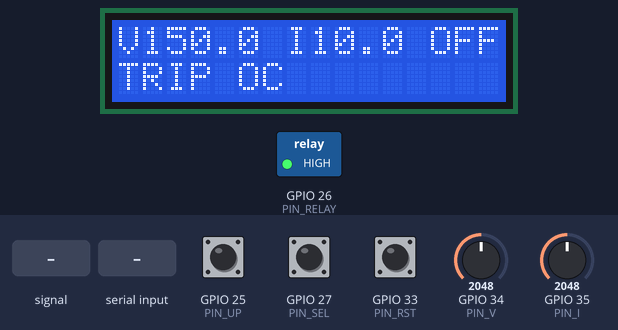
Simulated run of this sketch. Board: ESP32. Shown: 16×2 character LCD, switched loads named in the sketch (green lamp = pin HIGH). Inputs (shaded band) come from the test bench; at power-on: GPIO 34 (PIN_V) = 2048, GPIO 35 (PIN_I) = 2048, GPIO 25 (PIN_UP) HIGH, GPIO 27 (PIN_SEL) HIGH, GPIO 33 (PIN_RST) HIGH (analog values on the 0–4095 scale). EEPROM starts erased; what the sketch prints to the serial monitor is not drawn.

Above: at 2.0 s.
2.1 s: GPIO 34 (PIN_V) fed a 200 Hz sine of ±327 counts around its level
At 2.6 s:
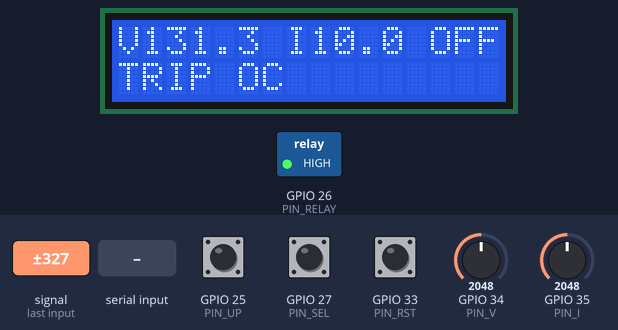
3.8 s: GPIO 34 (PIN_V) set to 2866
At 5.0 s:
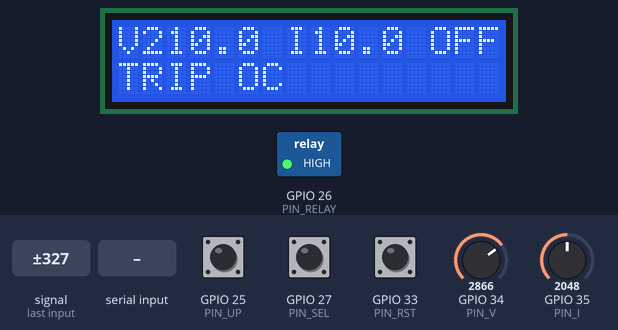
5.4 s: GPIO 35 (PIN_I) set to 2866
At 6.3 s:
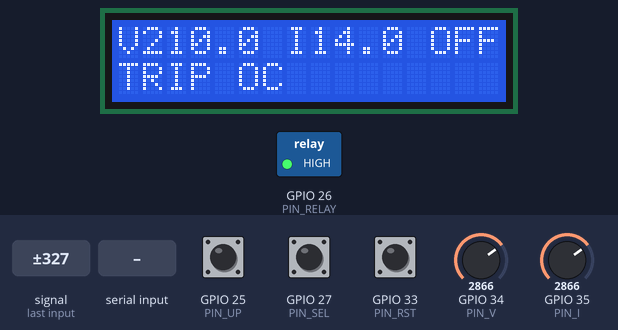
7.0 s: GPIO 35 (PIN_I) fed a 200 Hz sine of ±327 counts around its level
At 7.43 s:
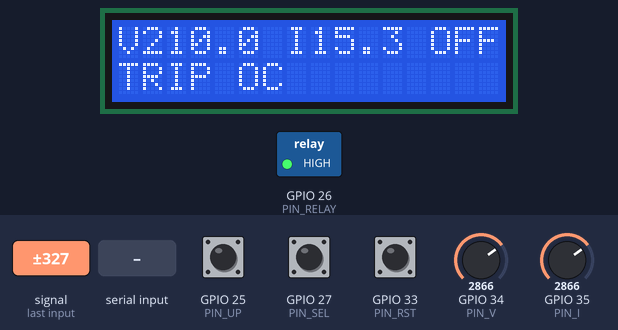
8.6 s: "GET\n" received over Serial
At 8.84 s:
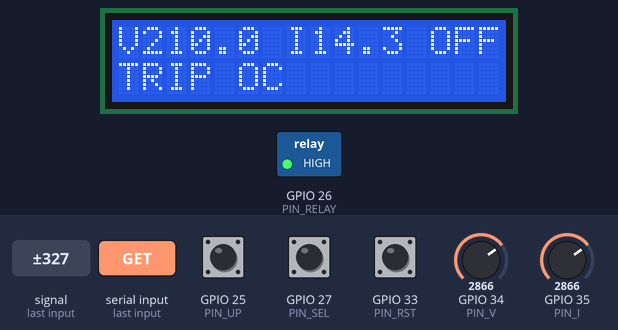
10.2 s: GPIO 25 (PIN_UP) pulled LOW for 0.15 s
At 10.66 s:
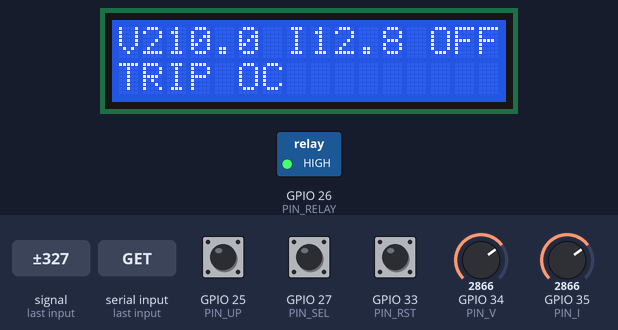
Timing chart, 0 to 11.9 s (numbered marks = the images above; inputs shaded):
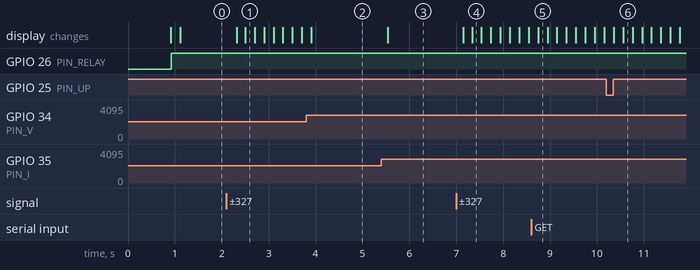

The sketch:

sketch.ino
```cpp
/*
 * Microcontroller-based Voltage Protector - ESP32 (Arduino core)
 * Measures V and I, opens a relay on over-voltage / over-current, reports to a PC over USB serial,
 * and allows settings changes from the device (3 buttons + 16x2 LCD) or from a PC (serial commands).
 *
 * SAFETY: built/tested with LOW-VOLTAGE STAND-INS ONLY (potentiometers emulate sensor outputs).
 * Do not connect this prototype to mains.
 *
 * Wiring (see schematics/):
 *   GPIO34 <- voltage sensor output (pot in simulation; ZMPT101B in the real product)
 *   GPIO35 <- current sensor output (pot in simulation; ACS712 in the real product)
 *   GPIO26 -> relay IN (active-LOW module: LOW = coil energised = load connected)
 *   GPIO27 <- SELECT button, GPIO25 <- UP button, GPIO33 <- RESET button (to GND, internal pull-ups)
 *   GPIO21/22 = I2C SDA/SCL -> LCD1602 (0x27)
 */
#include <Wire.h>
#include <LiquidCrystal_I2C.h>
#include <Preferences.h>
#include <strings.h>
#include "protector_core.h"

#define SIM_DC_INPUT 1        // 1 = sensor pins carry a DC level representing the RMS value (pots)
                              // 0 = real AC sensors: sample ~1 mains cycle, compute RMS about the mid-point
#define PIN_V      34
#define PIN_I      35
#define PIN_RELAY  26
#define PIN_SEL    27
#define PIN_UP     25
#define PIN_RST    33
#define RELAY_ACTIVE_LOW 1

// Scaling: ADC full-scale (3.3 V, 12-bit) -> engineering units. Calibrate on the real sensors.
static const float V_FULL_SCALE = 300.0f;  // 0..300 V RMS
static const float I_FULL_SCALE = 20.0f;   // 0..20 A RMS

LiquidCrystal_I2C lcd(0x27, 16, 2);
Preferences prefs;
Protector prot;
float vRms = 0, iRms = 0;
bool streaming = true;
uint8_t editIdx = 0;                       // 0=OV 1=OC 2=DELAY 3=AUTO

static float readRms(int pin, float fullScale) {
#if SIM_DC_INPUT
  uint32_t acc = 0;
  for (int k = 0; k < 8; k++) acc += analogRead(pin);
  return (acc / 8.0f) / 4095.0f * fullScale;
#else
  const int N = 200;                       // ~1 cycle @50 Hz at ~100 us per sample
  static uint16_t buf[200];
  double mean = 0, sq = 0;
  for (int k = 0; k < N; k++) { buf[k] = analogRead(pin); mean += buf[k]; delayMicroseconds(100); }
  mean /= N;
  for (int k = 0; k < N; k++) { double d = buf[k] - mean; sq += d * d; }
  float counts = sqrt(sq / N);
  return counts / (2048.0f / 1.41421356f) * fullScale;  // full-swing sine = fullScale RMS (calibrate per sensor)
#endif
}

static void setRelay(bool on) {
  digitalWrite(PIN_RELAY, (on ^ RELAY_ACTIVE_LOW) ? HIGH : LOW);
}

static void saveSettings() {
  prefs.putFloat("ov", prot.s.ovV);   prefs.putFloat("oc", prot.s.ocA);
  prefs.putUShort("dly", prot.s.tripDelayMs);
  prefs.putBool("auto", prot.s.autoRecover); prefs.putUShort("rec", prot.s.recoverMs);
}
static void loadSettings() {
  prot.s.ovV = prefs.getFloat("ov", 250); prot.s.ocA = prefs.getFloat("oc", 10);
  prot.s.tripDelayMs = prefs.getUShort("dly", 20);
  prot.s.autoRecover = prefs.getBool("auto", false); prot.s.recoverMs = prefs.getUShort("rec", 5000);
}

static void handleButtons(uint32_t now) {
  static bool lastSel = true, lastUp = true, lastRst = true;
  static uint32_t lastEdge = 0;
  bool sel = digitalRead(PIN_SEL), up = digitalRead(PIN_UP), rst = digitalRead(PIN_RST);
  if (now - lastEdge > 200) {
    if (!sel && lastSel) { editIdx = (editIdx + 1) % 4; lastEdge = now; }
    if (!up && lastUp) {
      switch (editIdx) {
        case 0: prot.s.ovV = (prot.s.ovV >= 290) ? 200 : prot.s.ovV + 10; break;
        case 1: prot.s.ocA = (prot.s.ocA >= 20) ? 2 : prot.s.ocA + 1; break;
        case 2: prot.s.tripDelayMs = (prot.s.tripDelayMs >= 200) ? 0 : prot.s.tripDelayMs + 20; break;
        case 3: prot.s.autoRecover = !prot.s.autoRecover; break;
      }
      saveSettings(); lastEdge = now;
    }
    if (!rst && lastRst) { prot.requestReset(vRms, iRms); lastEdge = now; }
  }
  lastSel = sel; lastUp = up; lastRst = rst;
}

static void drawLcd() {
  char l1[24], l2[24];
  snprintf(l1, sizeof(l1), "V%5.1f I%4.1f %s", vRms, iRms, prot.relayOn ? "ON " : "OFF");
  if (prot.state == PS_TRIPPED)
    snprintf(l2, sizeof(l2), "TRIP %s%s      ", (prot.fault & FAULT_OV) ? "OV " : "", (prot.fault & FAULT_OC) ? "OC" : "");
  else {
    const char* names[] = {"OV", "OC", "DLY", "AUT"};
    float val = editIdx == 0 ? prot.s.ovV : editIdx == 1 ? prot.s.ocA : editIdx == 2 ? prot.s.tripDelayMs : prot.s.autoRecover;
    snprintf(l2, sizeof(l2), "SET %s=%-6.1f   ", names[editIdx], val);
  }
  l1[16] = 0; l2[16] = 0;
  lcd.setCursor(0, 0); lcd.print(l1); lcd.setCursor(0, 1); lcd.print(l2);
}

static void handleSerial(float v, float i) {
  static char line[64]; static uint8_t n = 0;
  while (Serial.available()) {
    char c = Serial.read();
    if (c == '\r') continue;
    if (c != '\n') { if (n < sizeof(line) - 1) line[n++] = c; continue; }
    line[n] = 0; n = 0;
    char out[160];
    if (!strncasecmp(line, "STREAM", 6)) {
      streaming = (atoi(line + 6) != 0);
      Serial.println(streaming ? "OK STREAM 1" : "OK STREAM 0");
      continue;
    }
    if (prot.handleCommand(line, out, sizeof(out), v, i)) saveSettings();
    Serial.println(out);
  }
}

void setup() {
  Serial.begin(115200);
  pinMode(PIN_RELAY, OUTPUT); setRelay(true);
  pinMode(PIN_SEL, INPUT_PULLUP); pinMode(PIN_UP, INPUT_PULLUP); pinMode(PIN_RST, INPUT_PULLUP);
  analogReadResolution(12);
  prefs.begin("vprot", false); loadSettings();
  Wire.begin(21, 22); lcd.init(); lcd.backlight();
  lcd.setCursor(0, 0); lcd.print("Voltage Protector");
  delay(800);
  Serial.println("# Voltage Protector ready. Commands: GET | SET OV|OC|DELAY|AUTO|RECOVER <n> | RESET | STREAM 0/1");
}

void loop() {
  static uint32_t lastTel = 0, lastLcd = 0;
  uint32_t now = millis();
  vRms = readRms(PIN_V, V_FULL_SCALE);
  iRms = readRms(PIN_I, I_FULL_SCALE);
  bool wasOn = prot.relayOn;
  prot.update(vRms, iRms, now);
  if (prot.relayOn != wasOn) {
    setRelay(prot.relayOn);                // relay switches right after the decision
    Serial.printf("EVENT %s t=%lu fault=%s latency=%lums V=%.1f I=%.2f\n",
                  prot.relayOn ? "RECLOSE" : "TRIP", now,
                  (prot.fault & FAULT_OV) ? ((prot.fault & FAULT_OC) ? "OV+OC" : "OV") : ((prot.fault & FAULT_OC) ? "OC" : "-"),
                  (unsigned long)prot.lastTripLatencyMs, vRms, iRms);
  }
  handleButtons(now);
  handleSerial(vRms, iRms);
  if (now - lastLcd > 200) { lastLcd = now; drawLcd(); }
  if (streaming && now - lastTel > 500) {
    lastTel = now;
    Serial.printf("DATA,%lu,%.1f,%.2f,%d,%d\n", now, vRms, iRms, prot.relayOn, prot.fault);
  }
}
```

protector_core.h
```cpp
// protector_core.h - hardware-independent protection logic + command parser.
// Used by the ESP32 firmware AND by the host-side test (project_files/host_test),
// so the code that is tested is the code that runs on the device.
#pragma once
#include <stdint.h>
#include <stdio.h>
#include <string.h>
#include <stdlib.h>

enum PState : uint8_t { PS_NORMAL = 0, PS_TRIPPED = 1 };
enum : uint8_t { FAULT_NONE = 0, FAULT_OV = 1, FAULT_OC = 2 };

struct Settings {
  float    ovV          = 250.0f;  // over-voltage trip level (V RMS)
  float    ocA          = 10.0f;   // over-current trip level (A RMS)
  uint16_t tripDelayMs  = 20;      // fault must persist this long (glitch rejection)
  bool     autoRecover  = false;   // re-close automatically after fault clears
  uint16_t recoverMs    = 5000;    // how long values must stay safe before re-close
};

static const float SEVERE_FACTOR_V = 1.15f; // >115% of OV limit  -> trip with no delay
static const float SEVERE_FACTOR_I = 1.50f; // >150% of OC limit  -> trip with no delay
static const float HYSTERESIS      = 0.03f; // 3% below limit counts as "safe"

class Protector {
 public:
  Settings s;
  PState   state    = PS_NORMAL;
  uint8_t  fault    = FAULT_NONE;
  bool     relayOn  = true;       // true = appliance connected
  uint32_t tripCount = 0;
  uint32_t lastTripAtMs = 0;
  uint32_t lastTripLatencyMs = 0; // time from first over-limit sample to relay open

  void update(float v, float i, uint32_t now) {
    bool ov = v > s.ovV;
    bool oc = i > s.ocA;
    if (state == PS_NORMAL) {
      if (ov || oc) {
        if (!pending_) { pending_ = true; pendingSince_ = now; }
        bool severe = (v > s.ovV * SEVERE_FACTOR_V) || (i > s.ocA * SEVERE_FACTOR_I);
        if (severe || (now - pendingSince_) >= s.tripDelayMs)
          trip_((ov ? FAULT_OV : 0) | (oc ? FAULT_OC : 0), now);
      } else {
        pending_ = false;
      }
    } else {
      bool safe = isSafe_(v, i);
      if (safe) { if (!clearing_) { clearing_ = true; clearSince_ = now; } }
      else clearing_ = false;
      if (s.autoRecover && safe && (now - clearSince_) >= s.recoverMs) close_();
    }
  }

  // Manual reset (button or "RESET" command). Refused while the fault persists.
  bool requestReset(float v, float i) {
    if (state == PS_NORMAL) return true;
    if (!isSafe_(v, i)) return false;
    close_();
    return true;
  }

  // Parse one command line. Writes reply to out. Returns true if settings changed.
  bool handleCommand(const char* line, char* out, size_t n, float v, float i) {
    char cmd[12] = {0}, key[12] = {0};
    float val = 0;
    int k = sscanf(line, "%11s %11s %f", cmd, key, &val);
    upper_(cmd); upper_(key);
    if (k >= 1 && !strcmp(cmd, "GET")) {
      snprintf(out, n, "OK OV=%.1f OC=%.2f DELAY=%u AUTO=%d RECOVER=%u STATE=%s RELAY=%s TRIPS=%lu",
               s.ovV, s.ocA, s.tripDelayMs, s.autoRecover, s.recoverMs,
               state == PS_NORMAL ? "NORMAL" : "TRIPPED", relayOn ? "ON" : "OFF", (unsigned long)tripCount);
      return false;
    }
    if (k >= 1 && !strcmp(cmd, "RESET")) {
      snprintf(out, n, requestReset(v, i) ? "OK RESET" : "ERR FAULT_STILL_PRESENT");
      return false;
    }
    if (k == 3 && !strcmp(cmd, "SET")) {
      if      (!strcmp(key, "OV")      && val >= 150 && val <= 300)    s.ovV = val;
      else if (!strcmp(key, "OC")      && val >= 0.5f && val <= 30)    s.ocA = val;
      else if (!strcmp(key, "DELAY")   && val >= 0 && val <= 1000)    s.tripDelayMs = (uint16_t)val;
      else if (!strcmp(key, "AUTO")    && (val == 0 || val == 1))      s.autoRecover = (val == 1);
      else if (!strcmp(key, "RECOVER") && val >= 500 && val <= 60000)  s.recoverMs = (uint16_t)val;
      else { snprintf(out, n, "ERR BAD_KEY_OR_RANGE"); return false; }
      snprintf(out, n, "OK SET %s=%g", key, val);
      return true;
    }
    snprintf(out, n, "ERR UNKNOWN (GET | SET OV|OC|DELAY|AUTO|RECOVER <n> | RESET | STREAM 0/1)");
    return false;
  }

 private:
  bool pending_ = false, clearing_ = false;
  uint32_t pendingSince_ = 0, clearSince_ = 0;
  bool isSafe_(float v, float i) const {
    return v < s.ovV * (1 - HYSTERESIS) && i < s.ocA * (1 - HYSTERESIS);
  }
  void trip_(uint8_t f, uint32_t now) {
    state = PS_TRIPPED; fault = f; relayOn = false;
    tripCount++; lastTripAtMs = now; lastTripLatencyMs = now - pendingSince_;
    pending_ = false; clearing_ = false;
  }
  void close_() { state = PS_NORMAL; fault = FAULT_NONE; relayOn = true; pending_ = false; clearing_ = false; }
  static void upper_(char* p) { for (; *p; ++p) if (*p >= 'a' && *p <= 'z') *p -= 32; }
};
```

Measured:
- after the input at 2.1 s, the display: first changes after 0.22 s (image 1 shows a later state)
- after the input at 5.4 s, the display: changes after 0.14 s (image 3)
- after the input at 7.0 s, the display: first changes after 0.15 s (image 4 shows a later state)
